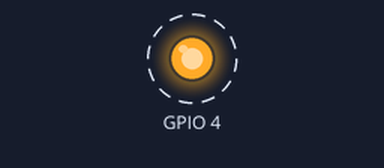
Simulated run of this program. Board: Raspberry Pi (BCM pin numbers). On the bench: output pins drawn as LEDs (lit = HIGH). Dashed ring = blinking.

Above: at 0.5 s.
Timing chart, 0 to 4.6 s (numbered marks = the images above):
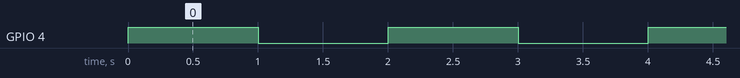

Measured:
- by itself, GPIO 4: alternates HIGH for 1.0 s and LOW for 1.0 s

The program:

led_blink.py
```python
#!/usr/bin/python

import RPi.GPIO as GPIO
import time

GPIO.setmode(GPIO.BCM)
GPIO.setwarnings(False)
GPIO.setup(4, GPIO.OUT)

if __name__=='__main__':
	while True:
		GPIO.output(4,GPIO.HIGH)
		time.sleep(1.0)
		GPIO.output(4,GPIO.LOW)
		time.sleep(1.0)
```
